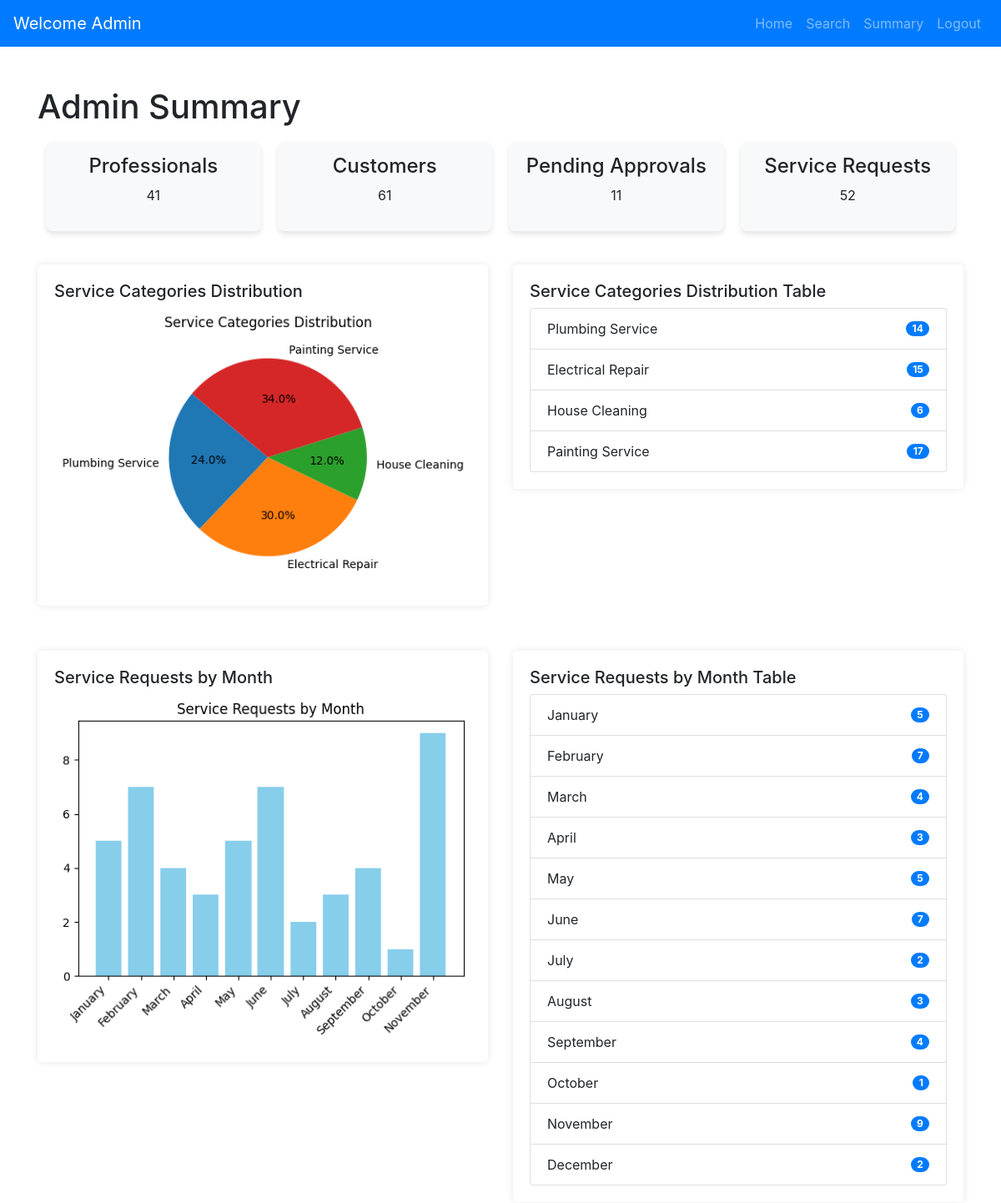
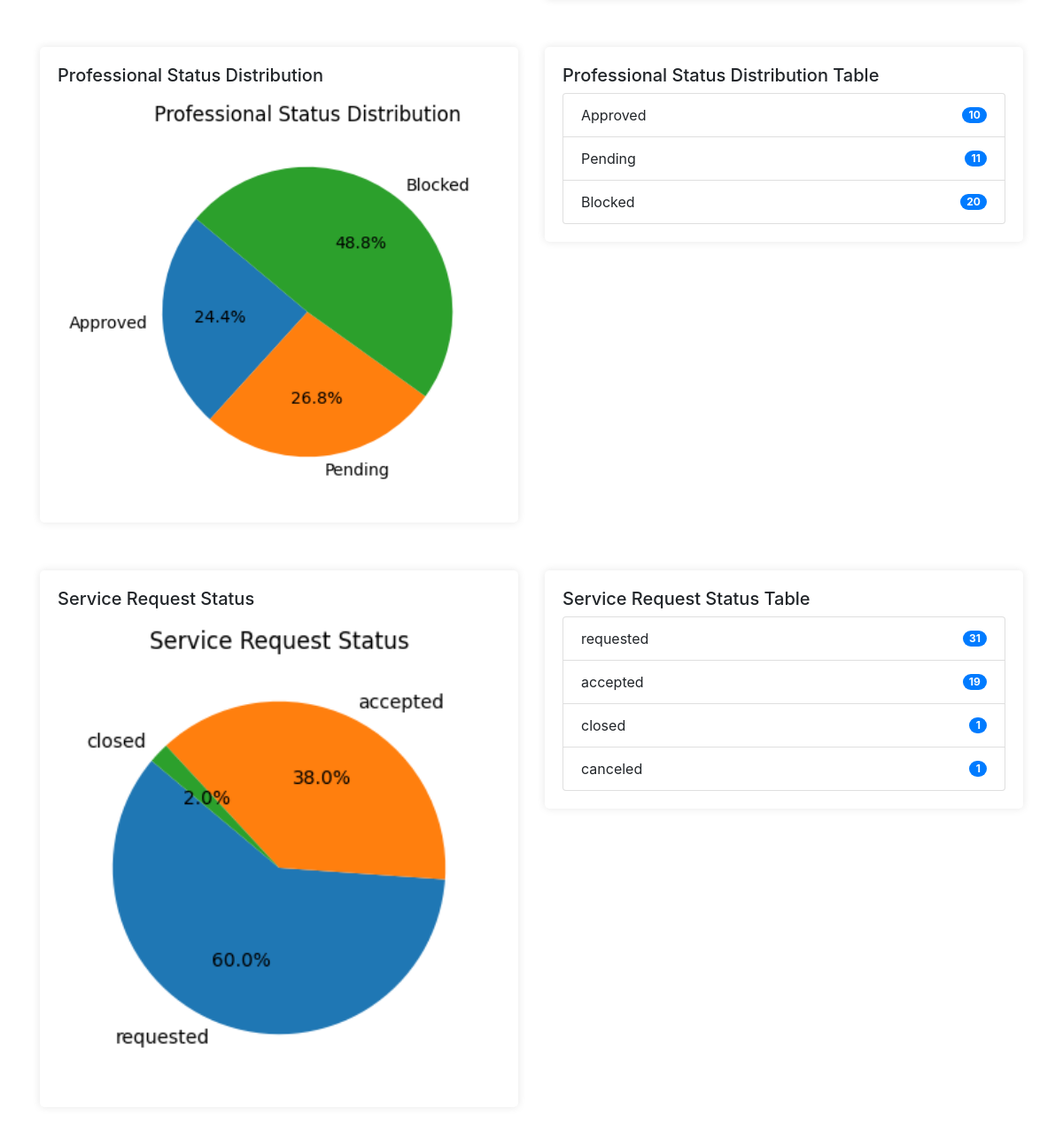
The page /admin_summary on the database its author committed (2 pictures, top to bottom).
### models.py (models this page shows)
class Service(db.Model):
    __tablename__ = 'services'
    id = db.Column(db.String(6), primary_key=True, default=generate_unique_id, unique=True)
    service_name = db.Column(db.String(100), nullable=False)
    service_description = db.Column(db.Text, nullable=True)
    price = db.Column(db.Float, nullable=False)
    duration = db.Column(db.Float, nullable=True)  # Use Float if you need fractional hours # Add duration (only date) column
    requests = db.relationship('Request', back_populates='service', lazy=True, passive_deletes=True)

### app.py (the view)
@app.route("/admin_summary")
def admin_summary():
    os.makedirs("static/charts", exist_ok=True)  # Ensure charts directory exists
    total_professionals = Professional.query.count()
    total_customers = Customer.query.count()
    total_requests = Request.query.count()
    pending_approvals = Professional.query.filter_by(status="pending").count()
    services = Service.query.all()
    service_category_distribution = {
        service.service_name: Request.query.filter_by(service_id=service.id).count() for service in services
    }
    service_category_chart = generate_chart(
        service_category_distribution, "pie", "Service Categories Distribution", "service_category.png"
    )
    months_order = [
        "January", "February", "March", "April", "May", "June",
        "July", "August", "September", "October", "November", "December",
    ]
    service_requests_by_month = {
        month: Request.query.filter(extract("month", Request.request_date) == idx + 1).count()
        for idx, month in enumerate(months_order)
    }
    requests_by_month_chart = generate_chart(
        service_requests_by_month, "bar", "Service Requests by Month", "requests_by_month.png"
    )
    professional_status_distribution = {
        "Approved": Professional.query.filter_by(status="approved").count(),
        "Pending": Professional.query.filter_by(status="pending").count(),
        "Blocked": Professional.query.filter_by(status="blocked").count(),
    }
    professional_status_chart = generate_chart(
        professional_status_distribution, "pie", "Professional Status Distribution", "professional_status.png"
    )
    service_request_status_distribution = {
        "requested": Request.query.filter_by(status="requested").count(),
        "accepted": Request.query.filter(
            Request.status.in_(["accepted", "in progress", "review pending", "pending", "assigned"])
        ).count(),
        "closed": Request.query.filter_by(status="closed").count(),
        "canceled": Request.query.filter_by(status="canceled").count(),
    }
    service_request_status_chart = generate_chart(
        service_request_status_distribution, "pie", "Service Request Status", "service_request_status.png"
    )
    return render_template(
        "admin/admin_summary.html",
        total_professionals=total_professionals,
        total_customers=total_customers,
        pending_approvals=pending_approvals,
        total_requests=total_requests,
        service_category_distribution=service_category_distribution,
        service_requests_by_month=service_requests_by_month,
        professional_status_distribution=professional_status_distribution,
        service_request_status_distribution=service_request_status_distribution,
        charts={
            "service_category": service_category_chart,
            "requests_by_month": requests_by_month_chart,
            "professional_status": professional_status_chart,
            "service_request_status": service_request_status_chart,
        },
    )

### app.py (called while the page is built, shortened)
def generate_chart(data, chart_type, title, filename):
    charts_dir = "static/charts"
    os.makedirs(charts_dir, exist_ok=True)
    valid_data = {k: v for k, v in data.items() if not np.isnan(v) and v > 0}
    plt.figure(figsize=(6, 4))
    if chart_type == "pie":
        plt.pie(valid_data.values(), labels=valid_data.keys(), autopct="%1.1f%%", startangle=140)
        plt.title(title)
    elif chart_type == "bar":
        plt.bar(valid_data.keys(), valid_data.values(), color="skyblue")
        plt.title(title)
        plt.xticks(rotation=45, ha="right")  # Rotate x-axis labels for better readability
    else:
        raise ValueError(f"Unsupported chart type: {chart_type}")
    filepath = os.path.join(charts_dir, filename)
    plt.savefig(filepath, bbox_inches="tight")
    plt.close()
    return filepath

### templates/admin/admin_summary.html (shortened to what this page needs)
<!DOCTYPE html>
<html lang="en">
<head>
    <link href="https://stackpath.bootstrapcdn.com/bootstrap/4.5.2/css/bootstrap.min.css" rel="stylesheet">
</head>
<body>
    {% extends 'base.html' %}
    {% block navbar %}
        {% include 'navbars/admin_navbar.html' %}
    {% endblock %}
    {% block content %}
    <div class="container mt-5">
        <h1>Admin Summary</h1>
        <div class="stats-row">
            <div class="stat-box">
                <h4>Professionals</h4>
                <p>{{ total_professionals }}</p>
            </div>
            <div class="stat-box">
                <h4>Customers</h4>
                <p>{{ total_customers }}</p>
            </div>
            <div class="stat-box">
                <h4>Pending Approvals</h4>
                <p>{{ pending_approvals }}</p>
            </div>
            <div class="stat-box">
                <h4>Service Requests</h4>
                <p>{{ total_requests }}</p>
            </div>
        </div>
        <div class="row">
            <div class="col-md-6">
                <div class="container-box">
                    <h5>Service Categories Distribution</h5>
                    {% if charts['service_category'] %}
                        <img src="{{ charts['service_category'] }}" alt="Service Categories Distribution" style="width: 100%; height: auto;">
                    {% else %}
                        <p>No data available.</p>
                    {% endif %}
                </div>
            </div>
            <div class="col-md-6">
                <div class="container-box">
                    <h5>Service Categories Distribution Table</h5>
                    <ul class="list-group">
                        {% for category, count in service_category_distribution.items() %}
                        <li class="list-group-item d-flex justify-content-between align-items-center">
                            {{ category }}
                            <span class="badge badge-primary badge-pill">{{ count }}</span>
                        </li>
                        {% endfor %}
                    </ul>
                </div>
            </div>
        </div>
             <div class="row mt-4">
                <div class="col-md-6">
                    <div class="container-box">
                        <h5>Service Requests by Month</h5>
                        {% if charts['requests_by_month'] %}
                            <img src="{{ charts['requests_by_month'] }}" alt="Service Requests by Month" style="width: 100%; height: auto;">
                        {% else %}
                            <p>No data available.</p>
                        {% endif %}
                    </div>
                </div>
                <div class="col-md-6">
                    <div class="container-box">
                        <h5>Service Requests by Month Table</h5>
                        <ul class="list-group">
                            {% for month, count in service_requests_by_month.items() %}
                            <li class="list-group-item d-flex justify-content-between align-items-center">
                                {{ month }}
                                <span class="badge badge-primary badge-pill">{{ count }}</span>
                            </li>
                            {% endfor %}
                        </ul>
                    </div>
                </div>
            </div>
        <div class="row mt-4">
            <div class="col-md-6">
                <div class="container-box">
                    <h5>Professional Status Distribution</h5>
                    {% if charts['professional_status'] %}
                        <img src="{{ charts['professional_status'] }}" alt="Professional Status Distribution" style="width: 100%; height: auto;">
                    {% else %}
                        <p>No data available.</p>
                    {% endif %}
                </div>
            </div>
            <div class="col-md-6">
                <div class="container-box">
                    <h5>Professional Status Distribution Table</h5>
                    <ul class="list-group">
                        {% for status, count in professional_status_distribution.items() %}
                        <li class="list-group-item d-flex justify-content-between align-items-center">
                            {{ status }}
                            <span class="badge badge-primary badge-pill">{{ count }}</span>
                        </li>
                        {% endfor %}
                    </ul>
                </div>
            </div>
        </div>
        <div class="row mt-4">
            <div class="col-md-6">
                <div class="container-box">
                    <h5>Service Request Status</h5>
                    {% if charts['service_request_status'] %}
                        <img src="{{ charts['service_request_status'] }}" alt="Service Request Status" style="width: 100%; height: auto;">
                    {% else %}
                        <p>No data available.</p>
                    {% endif %}
                </div>
            </div>
            <div class="col-md-6">
                <div class="container-box">
                    <h5>Service Request Status Table</h5>
                    <ul class="list-group">
                        {% for status, count in service_request_status_distribution.items() %}
                        <li class="list-group-item d-flex justify-content-between align-items-center">
                            {{ status }}
                            <span class="badge badge-primary badge-pill">{{ count }}</span>
                        {% endfor %}
                    </ul>
                </div>
            </div>
        </div>
    </div>
    {% endblock %}

### templates/admin/admin_summary.html (style rules this page uses)
body { font-family: Arial, sans-serif; background: #f7f8fc; margin: 0; padding: 0; }
.container-box { background-color: #ffffff; padding: 20px; border-radius: 5px; box-shadow: 0 0 10px rgba(0, 0, 0, 0.1); margin-bottom: 30px; }
.stats-row { display: flex; flex-wrap: wrap; justify-content: space-between; margin-bottom: 30px; }
.stat-box { background-color: #f8f9fa; padding: 15px; border-radius: 8px; text-align: center; box-shadow: 0 4px 6px rgba(0, 0, 0, 0.1); flex: 1; margin: 10px; transition: transform 0.2s ease, box-shadow 0.2s ease; }

### rows shown on the page
Service: service_name "Plumbing Service", count "14"
Service: service_name "Electrical Repair", count "15"
Service: service_name "House Cleaning", count "6"
Service: service_name "Painting Service", count "17"

### other values the page prints
{{ total_professionals }} "41"
{{ total_customers }} "61"
{{ pending_approvals }} "11"
{{ total_requests }} "52"
{{ month }} "January" "February" "March" "April" "May" "June" "July" "August" "September" "October" "November" "December"
{{ count }} "5" "7" "4" "3" "5" "7" "2" "3" "4" "1" "9" "2"
{{ status }} "Approved" "Pending" "Blocked"
{{ count }} "10" "11" "20"
{{ status }} "requested" "accepted" "closed" "canceled"
{{ count }} "31" "19" "1" "1"
